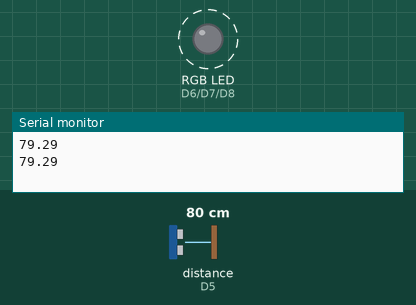
Simulated run of this sketch. Board: ESP8266 (NodeMCU). On the bench: an RGB LED mixed from three pins (HIGH = lit), the last lines printed to the serial monitor. Wiring (inferred from the names in the program): ultrasonic range finder: trigger D3; echo D5. Dashed ring = blinking. The test bench sets the inputs (shaded band); at power-on: distance to the obstacle (sensor on D5) 80 cm. The echo pulse lasts 58.3 µs per cm; pins used as bus, display or sensor lines are not drawn.

Above: at 0.91 s.
1.4 s: distance to the obstacle (sensor on D5) set to 29 cm
4.4 s: distance to the obstacle (sensor on D5) set to 22 cm
At 4.83 s:
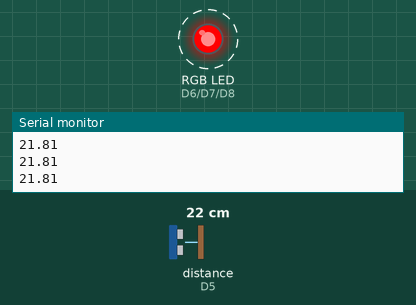
7.4 s: distance to the obstacle (sensor on D5) set to 35 cm
At 7.55 s:
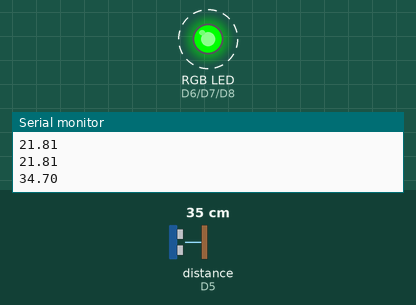
10.4 s: distance to the obstacle (sensor on D5) set to 2 cm
At 11.07 s:
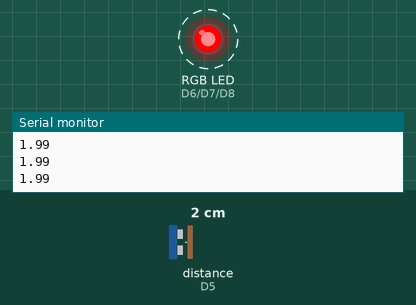
Timing chart, 0 to 14.4 s (numbered marks = the images above; inputs shaded):
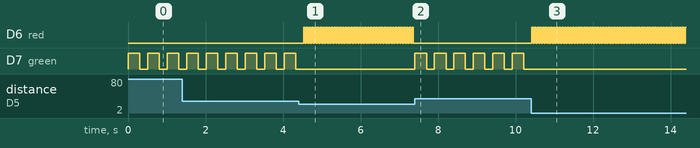

The sketch:

Led_ultrasonic.ino
```cpp
/*
   Credits: www.plusivo.com

   Lesson 6: RGB LED and Ultrasonic

   The code below is created for the lesson RGB LED and Ultrasonic and
   combines two lessons: lesson RGB LED and lesson Ultrasonic HC-SR04+.

   The code below uses an ultrasonic module to measure the distance
   and when the distance is less than 25 cm, the red LED will
   flash quickly, otherwise, the green LED will slowly flash.

   More information about the connections can be found in the guide.

*/

//declare the pins used by the module
const int echoPin = D5;
const int trigPin = D3;

//declare the pins used by the RGB LED
const int red = D6;
const int green = D7;
const int blue = D8;

//declare 2 variables which will help us later to calculate the distance
long duration;
double distance;

void setup()
{
  //start the serial communication with the computer at 115200 bits/s
  Serial.begin(115200);

  //set the mode of the pins used by the RGB LED as OUTPUT
  pinMode(red, OUTPUT);
  pinMode(green, OUTPUT);
  pinMode(blue, OUTPUT);

  //the trigger pin (transmitter) must be set as OUTPUT
  pinMode(trigPin, OUTPUT);

  //the echo pin (receiver) must be set as INPUT
  pinMode(echoPin, INPUT);
}

void loop()
{
  //set the trigPin LOW in order to prepare for the next reading
  digitalWrite(trigPin, LOW);

  //delay for 2 microseconds
  delayMicroseconds(2);

  //generate a ultrasound for 10 microseconds then turn off the transmitter
  digitalWrite(trigPin, HIGH);
  delayMicroseconds(10);
  digitalWrite(trigPin, LOW);

  //reads the echoPin, returns the sound wave travel time in microseconds
  duration = pulseIn(echoPin, HIGH);

  //using the formula shown in the guide, calculate the distance
  distance = duration*0.034/2;

  //display the distance in Serial Monitor
  Serial.println(distance);

  if(distance < 25)
  {
    //the next 4 instructions are used
    //to create the flashing effect
    //turn on the LED and wait 35 ms
    digitalWrite(red, HIGH);
    delay(35);

    //turn off the LED and wait 35 ms
    digitalWrite(red, LOW);
    delay(35);
  }
  else
  {
    //turn on the green LED and wait 300 ms
    digitalWrite(green, HIGH);
    delay(300);

    //turn off the green LED and wait 200 ms
    digitalWrite(green, LOW);
    delay(200);
  }
}
```

Measured:
- the behaviour switches between 26 and 25 cm on distance to the obstacle (sensor on D5) (found by bisection; images 0 and 1)
- after the input at 4.4 s, D6 (red): alternates HIGH for 0.04 s and LOW for 0.04 s, starting after 0.13 s; D7 (green): stops changing and stays LOW
- after the input at 7.4 s, D6 (red): stops changing and stays LOW; D7 (green): alternates HIGH for 0.30 s and LOW for 0.20 s, starting at once
- after the input at 10.4 s, D6 (red): alternates HIGH for 0.04 s and LOW for 0.04 s, starting at once; D7 (green): stops changing and stays LOW
- by itself, D7 (green): alternates HIGH for 0.30 s and LOW for 0.20 s
